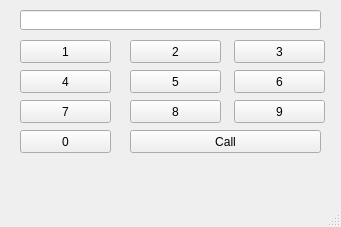
<?xml version="1.0" encoding="UTF-8"?>
<ui version="4.0">
 <class>MainWindow</class>
 <widget class="QMainWindow" name="MainWindow">
  <property name="geometry">
   <rect>
    <x>0</x>
    <y>0</y>
    <width>341</width>
    <height>227</height>
   </rect>
  </property>
  <property name="windowTitle">
   <string>MainWindow</string>
  </property>
  <widget class="QWidget" name="centralwidget">
   <widget class="QLineEdit" name="le">
    <property name="geometry">
     <rect>
      <x>20</x>
      <y>10</y>
      <width>301</width>
      <height>20</height>
     </rect>
    </property>
   </widget>
   <widget class="QPushButton" name="pb1">
    <property name="geometry">
     <rect>
      <x>20</x>
      <y>40</y>
      <width>91</width>
      <height>23</height>
     </rect>
    </property>
    <property name="text">
     <string>1</string>
    </property>
   </widget>
   <widget class="QPushButton" name="pb3">
    <property name="geometry">
     <rect>
      <x>234</x>
      <y>40</y>
      <width>91</width>
      <height>23</height>
     </rect>
    </property>
    <property name="text">
     <string>3</string>
    </property>
   </widget>
   <widget class="QPushButton" name="pb2">
    <property name="geometry">
     <rect>
      <x>130</x>
      <y>40</y>
      <width>91</width>
      <height>23</height>
     </rect>
    </property>
    <property name="text">
     <string>2</string>
    </property>
   </widget>
   <widget class="QPushButton" name="pb5">
    <property name="geometry">
     <rect>
      <x>130</x>
      <y>70</y>
      <width>91</width>
      <height>23</height>
     </rect>
    </property>
    <property name="text">
     <string>5</string>
    </property>
   </widget>
   <widget class="QPushButton" name="pb4">
    <property name="geometry">
     <rect>
      <x>20</x>
      <y>70</y>
      <width>91</width>
      <height>23</height>
     </rect>
    </property>
    <property name="text">
     <string>4</string>
    </property>
   </widget>
   <widget class="QPushButton" name="pb6">
    <property name="geometry">
     <rect>
      <x>234</x>
      <y>70</y>
      <width>91</width>
      <height>23</height>
     </rect>
    </property>
    <property name="text">
     <string>6</string>
    </property>
   </widget>
   <widget class="QPushButton" name="pb9">
    <property name="geometry">
     <rect>
      <x>234</x>
      <y>100</y>
      <width>91</width>
      <height>23</height>
     </rect>
    </property>
    <property name="text">
     <string>9</string>
    </property>
   </widget>
   <widget class="QPushButton" name="pb8">
    <property name="geometry">
     <rect>
      <x>130</x>
      <y>100</y>
      <width>91</width>
      <height>23</height>
     </rect>
    </property>
    <property name="text">
     <string>8</string>
    </property>
   </widget>
   <widget class="QPushButton" name="pb7">
    <property name="geometry">
     <rect>
      <x>20</x>
      <y>100</y>
      <width>91</width>
      <height>23</height>
     </rect>
    </property>
    <property name="text">
     <string>7</string>
    </property>
   </widget>
   <widget class="QPushButton" name="pb0">
    <property name="geometry">
     <rect>
      <x>20</x>
      <y>130</y>
      <width>91</width>
      <height>23</height>
     </rect>
    </property>
    <property name="text">
     <string>0</string>
    </property>
   </widget>
   <widget class="QPushButton" name="pbcall">
    <property name="geometry">
     <rect>
      <x>130</x>
      <y>130</y>
      <width>191</width>
      <height>23</height>
     </rect>
    </property>
    <property name="text">
     <string>Call</string>
    </property>
   </widget>
  </widget>
  <widget class="QMenuBar" name="menubar">
   <property name="geometry">
    <rect>
     <x>0</x>
     <y>0</y>
     <width>341</width>
     <height>21</height>
    </rect>
   </property>
  </widget>
  <widget class="QStatusBar" name="statusbar"/>
 </widget>
 <resources/>
 <connections/>
</ui>
